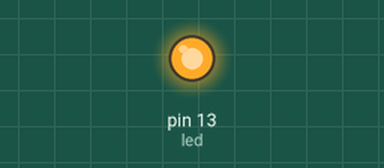
This sketch was run on a simulated Arduino Uno, built with avr-gcc and run on an emulated ATmega328P. On the bench: output pins drawn as LEDs (lit = HIGH).

Above: at 3.1 s.
At 28.5 s:
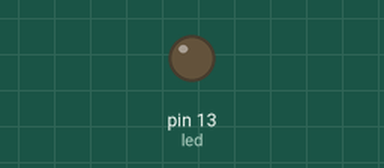
Timing chart, 0 to 30.0 s (numbered marks = the images above):
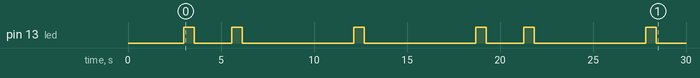

The sketch:

invio_raw_stufetta.ino
```cpp
/*
Author: AnalysIR 2004 - http://www.AnalysIR.com/
This sketch is Free to use - without restriction
*/

#include <IRremote.h>

IRsend My_Sender;

int khz = 38; //NB Change this default value as neccessary to the correct modulation frequency


// power ON SINGOLO ripulito
//unsigned int powerButton[] = {1250,420,1250,420,420,1250,1250,420,1250,420,420,1250,420,1250,420,1250,420,1250,420,1250,420,1250,1250};

// power ON SINGOLO grezzo
//unsigned int powerButton[] = {1308,372,1304,372,468,1208,1308,376,1300,376,468,1208,468,1212,468,1212,464,1212,468,1208,468,1212,1308,7080};

// power ON intero grezzo
unsigned int powerButton[] = {1304,376,1304,376,464,1212,1304,376,1300,376,468,1212,464,1212,468,1212,464,1208,472,1212,460,1212,1308,7084,1308,376,1300,372,468,1212,1304,376,1304,372,464,1212,468,1212,464,1212,468,1212,464,1212,468,1212,1304,7084,1308,372,1304,372,468,1212,1304,372,1308,372,464,1212,468,1212,464,1212,468,1212,464,1212,468,1212,1304,7084,1308,372,1304,372,468,1212,1304,372,1308,372,464,1212,468,1212,464,1212,468,1212,464,1212,468,1216,1300,7084,1308,372,1304,372,468,1216,1300,372,1308,372,464,1212,472,1208,464,1212,468,1212,464,1212,468,1212,1304,7088,1304,372,1304,372,468,1208,1308,376,1304,372,464,1212,468,1212,464,1216,464,1212,464,1212,468,1212,1304,7084,1308,372,1304,372,468,1212,1304,372,1308,372,464,1212,468,1212,464,1212,468,1212,464,1212,472,1208,1304,7084,1308,372,1304,372,468,1212,1304,372,1308,372,464,1212,464,1212,472,1208,464,1212,472,1208,464,1212,1308};
unsigned int highButton[] = {1308,376,1304,368,472,1208,1308,372,1308,368,468,1208,472,1208,1308,372,468,1208,468,1212,468,1208,472,7916,1308,372,1308,372,468,1208,1308,372,1308,368,468,1208,476,1204,1308,372,468,1208,468,1212,468,1212,468,7916,1308,376,1304,372,468,1212,1304,368,1312,372,464,1208,472,1208,1308,372,468,1208,472,1208,468,1212,468,7916,1312,372,1304,372,468,1212,1304,372,1308,368,468,1208,472,1208,1312,368,468,1208,468,1212,468,1208,472,7916,1312,372,1304,372,468,1212,1304,372,1308,372,468,1204,476,1204,1308,372,468,1208,468,1212,468,1208,472,7916,1312,368,1312,368,468,1208,1308,372,1308,372,468,1208,472,1204,1308,372,468,1208,468,1212,468,1212,468,7916,1312,368,1312,368,468,1208,1312,368,1304,376,468,1208,468,1212,1304,376,468,1204,468,1212,468,1208,472,7916,1312,368,1312,368,468,1208,1312,368,1308,372,468,1208,468,1212,1304,376,468,1208,468,1204,476,1204,472};
unsigned int lowButton[] = {1284,396,1308,372,440,1240,1276,400,1304,376,464,1216,464,1212,436,1240,1280,396,440,1240,440,1236,468,7924,1304,376,1304,376,464,1212,1304,376,1304,368,468,1212,464,1212,468,1212,1308,372,464,1212,468,1212,464,7924,1308,372,1304,372,468,1212,1304,372,1304,376,468,1212,464,1208,472,1208,1308,368,468,1212,468,1212,464,7924,1304,372,1308,372,464,1212,1308,372,1308,372,464,1212,468,1212,464,1212,1304,376,464,1216,464,1212,468,7920,1304,376,1304,372,468,1212,1304,376,1300,372,472,1208,464,1212,468,1212,1308,372,464,1212,468,1208,468,7920,1312,368,1308,372,464,1212,1308,372,1308,372,464,1212,468,1212,464,1212,1304,376,464,1212,468,1212,468,7920,1308,372,1304,372,468,1212,1308,368,1304,376,464,1212,468,1212,468,1212,1304,368,472,1208,464,1212,468,7924,1304,376,1304,376,464,1212,1304,376,1304,368,472,1208,464,1212,468,1212,1308,372,464,1212,468,1212,464};


int led = 13;
int ix;

void setup()
{

  int ix;
  Serial.begin(9600);
  digitalWrite(led, LOW);
  delay(3000);
  //Serial.println(sizeof(Accensione_0_0) / sizeof(int));
  pinMode(led, OUTPUT);
  digitalWrite(led, LOW);

  powerOnAndHIgh();

  delay(6000);

  powerOnOff();

  delay(6000);

  powerOnAndLow();

  delay(6000);

  powerOnOff();

}


void loop()
{


}


void powerOnAndHIgh()
{
    digitalWrite(led, HIGH);
    My_Sender.sendRaw(powerButton, sizeof(powerButton) / sizeof(int), khz);
    delay(500);
    digitalWrite(led, LOW);

    delay(2000);

    digitalWrite(led, HIGH);
    My_Sender.sendRaw(highButton, sizeof(highButton) / sizeof(int), khz);
    delay(500);
    digitalWrite(led, LOW);
}


void powerOnAndLow()
{
    digitalWrite(led, HIGH);
    My_Sender.sendRaw(powerButton, sizeof(powerButton) / sizeof(int), khz);
    delay(500);
    digitalWrite(led, LOW);

    delay(2000);

    digitalWrite(led, HIGH);
    My_Sender.sendRaw(lowButton, sizeof(lowButton) / sizeof(int), khz);
    delay(500);
    digitalWrite(led, LOW);
}


void powerOnOff()
{
    digitalWrite(led, HIGH);
    My_Sender.sendRaw(powerButton, sizeof(powerButton) / sizeof(int), khz);
    delay(500);
    digitalWrite(led, LOW);
}
```
